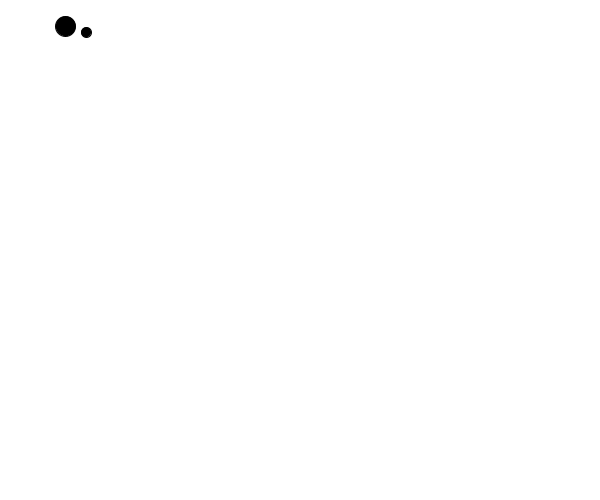
Frame 1 (no input)
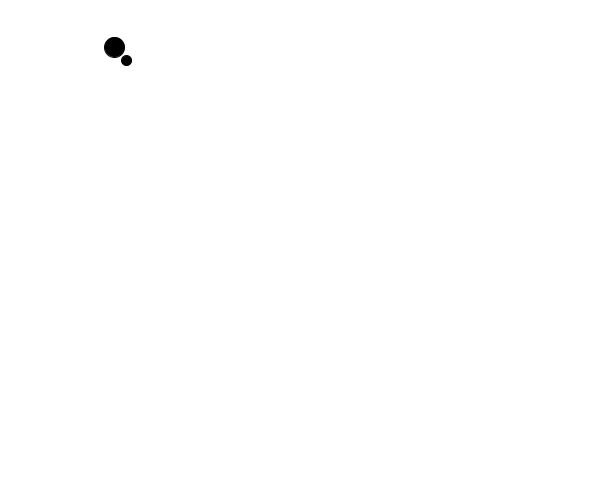
Frame 60 (the mouse pressed at the canvas centre just before this capture)
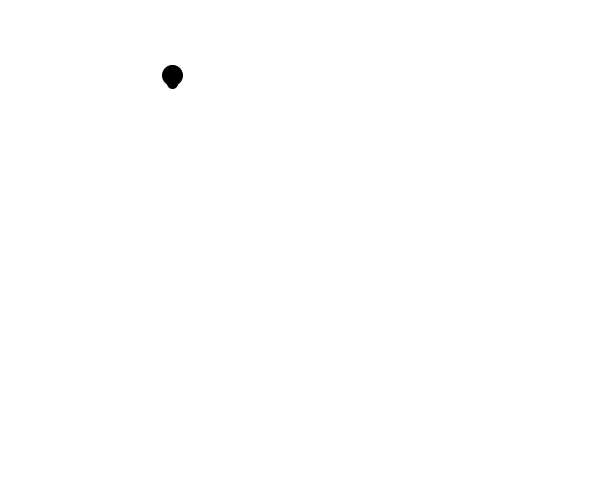
Frame 120 (the mouse held since frame 60 and released just before this capture)

The Processing sketch that drew these frames (run headless with seeded random() and noise(); from frame 60 on, the mouse is pressed at the canvas centre):

// Processing sketch: ch5_MoverFollowers
// ── ch5_MoverFollowers.pde
Mover m = new Mover();  
Mover n = new Mover();

void setup() {
  size (600, 500);

  m.size = 20;
  n.size = 10;
  m.setTarget(n);
  n.setTarget(m);
}

void draw() {
  background(255);
  
  m.update();
  n.update();
  m.checkEdge();
  n.checkEdge();
  m.draw();
  n.draw();

  
}

// ── Mover.pde
class Mover {

  PVector loc;
  PVector vel;
  PVector acc;
  Mover target = null;
  float size = 10;

  // constructor
  Mover() {
    loc = new PVector(random(width), random(height));    
    vel = new PVector(random(1.0), random(1.0));
    acc = new PVector(0, 0);
  }


  void setTarget(Mover mov) {
    target = mov;
  }

  void update() {

    PVector dir = PVector.sub(target.loc, loc);

    dir.normalize();
    dir.mult(0.1);
    acc = dir;
    
    // (new)vel = (old)vel + acc
    vel.add(acc); //vel = vel + acc

    // (new)loc = (old)loc + vel
    loc.add(vel); //loc = loc + vel;
  }

  void checkEdge() {
    if (loc.x > width) {
      loc.x = 0;
    } else if (loc.x < 0) {
      loc.x = width;
    }

    if (loc.y > height) {
      loc.y = 0;
    } else if (loc.y < 0) {
      loc.y = height;
    }
  }


  void draw() {
    fill(0);
    ellipse(loc.x, loc.y, size, size);
  }
}

// Mover (class) ==> m1 (object, instance)
// Mover m1 = new Mover();
